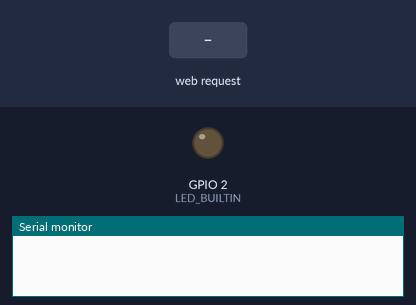
The sketch below on a simulated ESP8266 (NodeMCU). On the bench: output pins drawn as LEDs (lit = HIGH, except the on-board LED, lit = LOW), the last lines printed to the serial monitor. Inputs (shaded band) come from the test bench.

Above: at 1.2 s.
1.3 s: HTTP request GET /on received
2.8 s: HTTP request GET /off received
At 5.45 s:
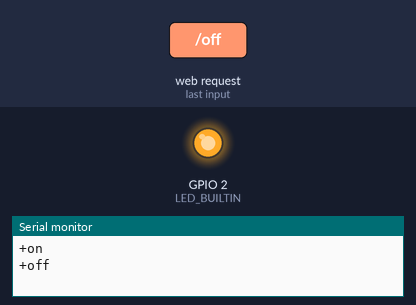
5.8 s: HTTP request GET /clamp received
Timing chart, 0 to 12.4 s (numbered marks = the images above; inputs shaded):
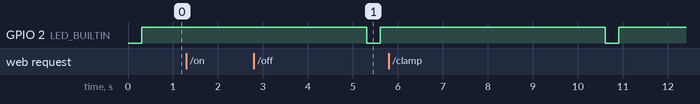

The sketch:

gti_server.ino
```cpp
#include <ESP8266WiFi.h>
#include <Arduino.h>
#include <ESPAsyncTCP.h>
#include <ESPAsyncWebServer.h>
#include "index.h"

const char *ssid = "Grid-Tied Inverter";
const char *password = "GTISM-2023";
AsyncWebServer server(80);


String data_buffer = "", ser_buf = "", input = "";
unsigned long last_millis = 0;

class Blinker
{
    int ledPin;
    long onTime;
    long offTime;

    int ledState;
    unsigned long previousMillis;
    unsigned long currentMillis;

public:
    Blinker(int pin, long on, long off)
    {
        ledPin = pin;
        pinMode(ledPin, OUTPUT);

        onTime = on;
        offTime = off;
        ledState = LOW;
        previousMillis = 0;
    }
    void Update()
    {
        currentMillis = millis();
        if ((ledState == HIGH) && (currentMillis - previousMillis >= onTime))
        {
            ledState = LOW;
            previousMillis = currentMillis;
            digitalWrite(ledPin, ledState);
        }
        else if ((ledState == LOW) && (currentMillis - previousMillis >= offTime))
        {
            ledState = HIGH;
            previousMillis = currentMillis;
            digitalWrite(ledPin, ledState);
        }
    }
};

Blinker statusLed(LED_BUILTIN, 5000, 300);

void setup()
{
    Serial.begin(9600);
    pinMode(LED_BUILTIN, OUTPUT);
    WiFi.softAP(ssid, password);
    IPAddress IP = WiFi.softAPIP();

    data_buffer.reserve(64);
    ser_buf.reserve(32);
    input.reserve(20);

    server.on("/", HTTP_GET, [](AsyncWebServerRequest *request)
              { request->send_P(200, "text/html", index_html); });

    server.on("/on", HTTP_GET, [](AsyncWebServerRequest *request)
              {
    Serial.println("+on");
    request->send(200); });

    server.on("/off", HTTP_GET, [](AsyncWebServerRequest *request)
              {
    Serial.println("+off");
    request->send(200); });

    server.on("/clamp", HTTP_GET, [](AsyncWebServerRequest *request)
              {
    Serial.println("+cla");
    request->send(200); });

    server.on("/uclamp", HTTP_GET, [](AsyncWebServerRequest *request)
              {
    Serial.println("+ucla");
    request->send(200); });

    server.on("/get-data", HTTP_GET, [](AsyncWebServerRequest *request)
              { request->send_P(200, "text/plain", data_buffer.c_str()); });
    server.begin();
}

void loop()
{
    statusLed.Update();
    if (Serial.available())
    {
        while (Serial.available() > 0)
        {
            delay(3);
            char c = Serial.read();
            ser_buf += c;
        }
    }
    if (ser_buf.length() > 0)
    {
        ser_buf.trim();
        data_buffer = ser_buf;
        ser_buf = "";
    }
}
```

index.h
```cpp
const char index_html[] PROGMEM = R"=====(
<!DOCTYPE html>
<html lang="en">
<head>
    <meta charset="UTF-8">
    <meta http-equiv="X-UA-Compatible" content="IE=edge">
    <meta name="viewport" content="width=device-width, initial-scale=1.0">
    <title>Grid-Tied Inverter</title>
    <style>
        body {
            text-align: center;
            font-family: Arial, sans-serif;
            background-color: #f2f2f2;
            margin: 0;
        }

        main {
            position: absolute;
            top: 0;
            right: 0;
            bottom: 0;
            left: 0;
            padding: 0 20%;
            display: flex;
            flex-direction: column;
            justify-content: center;
            align-items: center;
        }

        h1 {
            color: #c46b18;
            margin-bottom: 1rem;
        }

        .params-container {
            display: flex;
            width: 100%;
            gap: 1rem;
            margin-block: 1rem;
            margin-bottom: 2rem;
            justify-content: center;
        }

        .params {
            border: 1px solid #ccc;
            padding: 1rem;
            border-radius: 6px;
            display: flex;
            flex-direction: column;
            align-items: center;
            justify-content: space-between;
            gap: 1rem;
            background-color: #ffffff;
            box-shadow: 0px 2px 6px rgba(0, 0, 0, 0.1);
            transition: transform 0.2s ease-in-out;
        }

        .params:hover {
            transform: translateY(-5px);
        }

        .lamp-container {
            display: flex;
            justify-content: center;
            flex-wrap: wrap;
            margin-top: 20px;
        }

        .lamp {
            display: flex;
            flex-direction: column;
            align-items: center;
            margin: 10px;
        }

        .lamp-btn {
            background-color: transparent;
            border: 2px solid goldenrod;
            color: goldenrod;
            padding: 10px 20px;
            cursor: pointer;
            transition: background-color 0.3s, color 0.3s;
            margin-top: 10px;
        }

        .lamp-btn:hover {
            background-color: goldenrod;
            color: black;
        }

        .param-value {
            width: 100%;
            padding: 0.5rem;
            font-weight: 600;
            text-align: center;
            border: none;
            background-color: #ffffff;
            outline: none;
            color: #333;
        }

        @media only screen and (max-width: 780px) {
            main {
                padding: 0;
                padding: 1rem;
            }
            .param {
                width: 100%;
            }
        }
    </style>
</head>
<body>
    <main>
        <h1>Grid-Tied Inverter and Smart Meter Dashboard</h1>
        <div class="params-container">
            <div class="params">
                Grid Voltage (V)
                <input
                    title="Grid Voltage"
                    disabled
                    id="volt"
                    class="param-value"
                    value="0.0"
                />
            </div>
            <div class="params">
                Inverter Voltage (V)
                <input
                    title="Inverter Voltage"
                    disabled
                    id="volt0"
                    class="param-value"
                    value="0.0"
                />
            </div>
            <div class="params">
                Current (A)
                <input
                    title="Current"
                    disabled
                    id="curr"
                    class="param-value"
                    value="0.0"
                />
            </div>
            <div class="params">
                Power (W)
                <input
                    title="Power"
                    disabled
                    id="powr"
                    class="param-value"
                    value="0.0"
                />
            </div>
            <div class="params">
                Energy (kWHr)
                <input
                    title="Energy"
                    disabled
                    id="enrg"
                    class="param-value"
                    value="0.0"
                />
            </div>
        </div>
        <div class="lamp-container">
            <div class="lamp">
                <button class="lamp-btn" onclick="activateLoad()">Activate Load</button>
            </div>
            <div class="lamp">
                <button class="lamp-btn" onclick="deactivateLoad()">Deactivate Load</button>
            </div>
            <div class="lamp">
                <button class="lamp-btn" onclick="clamp()">Clamp Grid</button>
            </div>
            <div class="lamp">
                <button class="lamp-btn" onclick="unclamp()">Unclamp Grid</button>
            </div>
        </div>
    </main>

    <script lang="text/javascript">
        let grid = document.getElementById('volt');
        let ivtr = document.getElementById('volt0');
        let curr = document.getElementById('curr');
        let powr = document.getElementById('powr');
        let enrg = document.getElementById('enrg');

        function activateLoad(){
            var xhttp = new XMLHttpRequest();
            xhttp.onreadystatechange = function() {
            if (this.readyState == 4 && this.status == 200) {
            }
          };
          xhttp.open("GET", "/on", true);
          xhttp.send();
        }

        function deactivateLoad(){
            var xhttp = new XMLHttpRequest();
            xhttp.onreadystatechange = function() {
            if (this.readyState == 4 && this.status == 200) {
            }
          };
          xhttp.open("GET", "/off", true);
          xhttp.send();
        }

        function clamp(){
            var xhttp = new XMLHttpRequest();
            xhttp.onreadystatechange = function() {
            if (this.readyState == 4 && this.status == 200) {
            }
          };
          xhttp.open("GET", "/clamp", true);
          xhttp.send();
        }

        function unclamp(){
            var xhttp = new XMLHttpRequest();
            xhttp.onreadystatechange = function() {
            if (this.readyState == 4 && this.status == 200) {
            }
          };
          xhttp.open("GET", "/uclamp", true);
          xhttp.send();
        }

        function getPayLoad() {
            var xhttp = new XMLHttpRequest();
            xhttp.onreadystatechange = function() {
                if (this.readyState == 4 && this.status == 200) {
                    let payLoad = JSON.parse(this.responseText);
                    grid.setAttribute('value', payLoad.grid);
                    ivtr.setAttribute('value', payLoad.ivtr);
                    curr.setAttribute('value', payLoad.curr);
                    powr.setAttribute('value', payLoad.powr);
                    enrg.setAttribute('value', payLoad.enrg);
                }
            };
            xhttp.open("GET", "/get-data", true);
            xhttp.send();
        }
        getPayLoad();
        setInterval(getPayLoad, 1500);
    </script>
</body>
</html>
)=====";
```
